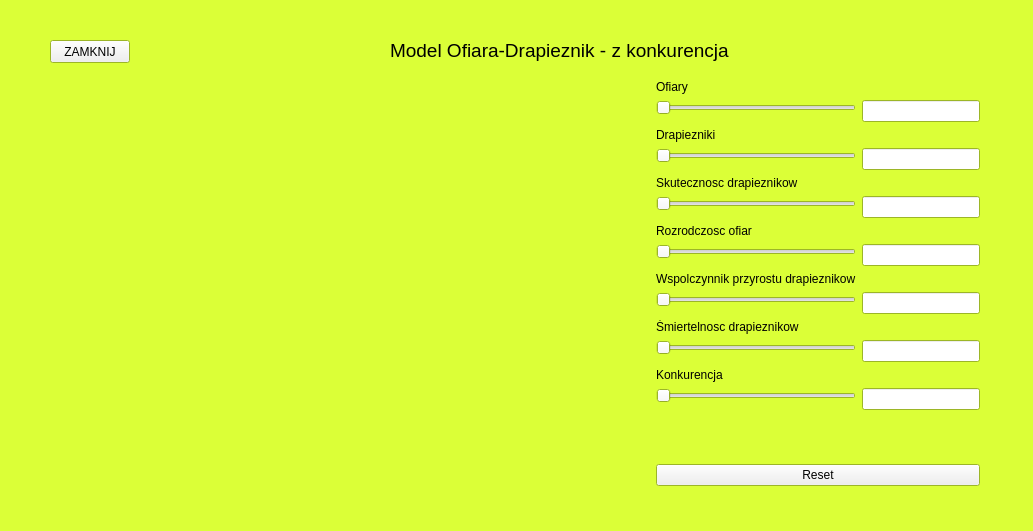
<?xml version="1.0" encoding="UTF-8"?>
<ui version="4.0">
 <class>MainWindowKonk</class>
 <widget class="QMainWindow" name="MainWindowKonk">
  <property name="geometry">
   <rect>
    <x>0</x>
    <y>0</y>
    <width>1033</width>
    <height>531</height>
   </rect>
  </property>
  <property name="minimumSize">
   <size>
    <width>900</width>
    <height>400</height>
   </size>
  </property>
  <property name="maximumSize">
   <size>
    <width>16777215</width>
    <height>600</height>
   </size>
  </property>
  <property name="palette">
   <palette>
    <active>
     <colorrole role="Base">
      <brush brushstyle="SolidPattern">
       <color alpha="255">
        <red>255</red>
        <green>255</green>
        <blue>255</blue>
       </color>
      </brush>
     </colorrole>
     <colorrole role="Window">
      <brush brushstyle="SolidPattern">
       <color alpha="255">
        <red>219</red>
        <green>255</green>
        <blue>55</blue>
       </color>
      </brush>
     </colorrole>
    </active>
    <inactive>
     <colorrole role="Base">
      <brush brushstyle="SolidPattern">
       <color alpha="255">
        <red>255</red>
        <green>255</green>
        <blue>255</blue>
       </color>
      </brush>
     </colorrole>
     <colorrole role="Window">
      <brush brushstyle="SolidPattern">
       <color alpha="255">
        <red>219</red>
        <green>255</green>
        <blue>55</blue>
       </color>
      </brush>
     </colorrole>
    </inactive>
    <disabled>
     <colorrole role="Base">
      <brush brushstyle="SolidPattern">
       <color alpha="255">
        <red>219</red>
        <green>255</green>
        <blue>55</blue>
       </color>
      </brush>
     </colorrole>
     <colorrole role="Window">
      <brush brushstyle="SolidPattern">
       <color alpha="255">
        <red>219</red>
        <green>255</green>
        <blue>55</blue>
       </color>
      </brush>
     </colorrole>
    </disabled>
   </palette>
  </property>
  <property name="windowTitle">
   <string>Symulacja z Konkurencja</string>
  </property>
  <widget class="QWidget" name="centralwidget">
   <widget class="QWidget" name="horizontalLayoutWidget">
    <property name="geometry">
     <rect>
      <x>50</x>
      <y>80</y>
      <width>930</width>
      <height>406</height>
     </rect>
    </property>
    <layout class="QHBoxLayout" name="horizontalLayout" stretch="0,0">
     <item>
      <widget class="QCustomPlot" name="customPlot" native="true">
       <property name="minimumSize">
        <size>
         <width>600</width>
         <height>400</height>
        </size>
       </property>
      </widget>
     </item>
     <item>
      <layout class="QVBoxLayout" name="verticalLayout_2">
       <item>
        <layout class="QFormLayout" name="formLayout">
         <property name="fieldGrowthPolicy">
          <enum>QFormLayout::AllNonFixedFieldsGrow</enum>
         </property>
         <item row="0" column="0">
          <widget class="QLabel" name="label_3">
           <property name="text">
            <string>Ofiary</string>
           </property>
          </widget>
         </item>
         <item row="2" column="0">
          <widget class="QSlider" name="Ofiary">
           <property name="minimumSize">
            <size>
             <width>200</width>
             <height>0</height>
            </size>
           </property>
           <property name="orientation">
            <enum>Qt::Horizontal</enum>
           </property>
          </widget>
         </item>
         <item row="2" column="1">
          <widget class="QLineEdit" name="lOfiary"/>
         </item>
         <item row="3" column="0">
          <widget class="QLabel" name="label_2">
           <property name="text">
            <string>Drapiezniki</string>
           </property>
          </widget>
         </item>
         <item row="4" column="0">
          <widget class="QSlider" name="Drapiezniki">
           <property name="minimumSize">
            <size>
             <width>200</width>
             <height>0</height>
            </size>
           </property>
           <property name="orientation">
            <enum>Qt::Horizontal</enum>
           </property>
          </widget>
         </item>
         <item row="4" column="1">
          <widget class="QLineEdit" name="lDrap"/>
         </item>
         <item row="5" column="0">
          <widget class="QLabel" name="label">
           <property name="text">
            <string>Skutecznosc drapieznikow</string>
           </property>
          </widget>
         </item>
         <item row="6" column="0">
          <widget class="QSlider" name="Skut_drap">
           <property name="minimumSize">
            <size>
             <width>200</width>
             <height>0</height>
            </size>
           </property>
           <property name="orientation">
            <enum>Qt::Horizontal</enum>
           </property>
          </widget>
         </item>
         <item row="6" column="1">
          <widget class="QLineEdit" name="lSkut_drap"/>
         </item>
         <item row="7" column="0">
          <widget class="QLabel" name="label_6">
           <property name="text">
            <string>Rozrodczosc ofiar</string>
           </property>
          </widget>
         </item>
         <item row="8" column="0">
          <widget class="QSlider" name="Rozrod_of">
           <property name="minimumSize">
            <size>
             <width>200</width>
             <height>15</height>
            </size>
           </property>
           <property name="orientation">
            <enum>Qt::Horizontal</enum>
           </property>
          </widget>
         </item>
         <item row="8" column="1">
          <widget class="QLineEdit" name="lRozrod_of"/>
         </item>
         <item row="9" column="0">
          <widget class="QLabel" name="label_4">
           <property name="text">
            <string>Wspolczynnik przyrostu drapieznikow</string>
           </property>
          </widget>
         </item>
         <item row="10" column="0">
          <widget class="QSlider" name="Wsp_przyr_drap">
           <property name="minimumSize">
            <size>
             <width>200</width>
             <height>0</height>
            </size>
           </property>
           <property name="orientation">
            <enum>Qt::Horizontal</enum>
           </property>
          </widget>
         </item>
         <item row="10" column="1">
          <widget class="QLineEdit" name="lWsp_przyr_of"/>
         </item>
         <item row="11" column="0">
          <widget class="QLabel" name="label_5">
           <property name="text">
            <string>Śmiertelnosc drapieznikow</string>
           </property>
          </widget>
         </item>
         <item row="13" column="0">
          <widget class="QSlider" name="Smiert_drap">
           <property name="minimumSize">
            <size>
             <width>200</width>
             <height>0</height>
            </size>
           </property>
           <property name="orientation">
            <enum>Qt::Horizontal</enum>
           </property>
          </widget>
         </item>
         <item row="13" column="1">
          <widget class="QLineEdit" name="lSmier_drap"/>
         </item>
         <item row="14" column="0">
          <widget class="QLabel" name="label_8">
           <property name="text">
            <string>Konkurencja</string>
           </property>
          </widget>
         </item>
         <item row="15" column="0">
          <widget class="QSlider" name="Konkurencja">
           <property name="minimumSize">
            <size>
             <width>200</width>
             <height>0</height>
            </size>
           </property>
           <property name="orientation">
            <enum>Qt::Horizontal</enum>
           </property>
          </widget>
         </item>
         <item row="15" column="1">
          <widget class="QLineEdit" name="lKonkurencja"/>
         </item>
        </layout>
       </item>
       <item>
        <widget class="QPushButton" name="reset">
         <property name="text">
          <string>Reset</string>
         </property>
        </widget>
       </item>
      </layout>
     </item>
    </layout>
   </widget>
   <widget class="QLabel" name="label_7">
    <property name="geometry">
     <rect>
      <x>390</x>
      <y>30</y>
      <width>411</width>
      <height>41</height>
     </rect>
    </property>
    <property name="palette">
     <palette>
      <active>
       <colorrole role="WindowText">
        <brush brushstyle="SolidPattern">
         <color alpha="255">
          <red>0</red>
          <green>0</green>
          <blue>0</blue>
         </color>
        </brush>
       </colorrole>
       <colorrole role="Button">
        <brush brushstyle="SolidPattern">
         <color alpha="255">
          <red>255</red>
          <green>255</green>
          <blue>255</blue>
         </color>
        </brush>
       </colorrole>
       <colorrole role="Light">
        <brush brushstyle="SolidPattern">
         <color alpha="255">
          <red>255</red>
          <green>255</green>
          <blue>255</blue>
         </color>
        </brush>
       </colorrole>
       <colorrole role="Midlight">
        <brush brushstyle="SolidPattern">
         <color alpha="255">
          <red>255</red>
          <green>255</green>
          <blue>255</blue>
         </color>
        </brush>
       </colorrole>
       <colorrole role="Dark">
        <brush brushstyle="SolidPattern">
         <color alpha="255">
          <red>127</red>
          <green>127</green>
          <blue>127</blue>
         </color>
        </brush>
       </colorrole>
       <colorrole role="Mid">
        <brush brushstyle="SolidPattern">
         <color alpha="255">
          <red>170</red>
          <green>170</green>
          <blue>170</blue>
         </color>
        </brush>
       </colorrole>
       <colorrole role="Text">
        <brush brushstyle="SolidPattern">
         <color alpha="255">
          <red>255</red>
          <green>0</green>
          <blue>0</blue>
         </color>
        </brush>
       </colorrole>
       <colorrole role="BrightText">
        <brush brushstyle="SolidPattern">
         <color alpha="255">
          <red>255</red>
          <green>255</green>
          <blue>255</blue>
         </color>
        </brush>
       </colorrole>
       <colorrole role="ButtonText">
        <brush brushstyle="SolidPattern">
         <color alpha="255">
          <red>0</red>
          <green>0</green>
          <blue>0</blue>
         </color>
        </brush>
       </colorrole>
       <colorrole role="Base">
        <brush brushstyle="SolidPattern">
         <color alpha="255">
          <red>255</red>
          <green>255</green>
          <blue>255</blue>
         </color>
        </brush>
       </colorrole>
       <colorrole role="Window">
        <brush brushstyle="SolidPattern">
         <color alpha="255">
          <red>255</red>
          <green>255</green>
          <blue>255</blue>
         </color>
        </brush>
       </colorrole>
       <colorrole role="Shadow">
        <brush brushstyle="SolidPattern">
         <color alpha="255">
          <red>0</red>
          <green>0</green>
          <blue>0</blue>
         </color>
        </brush>
       </colorrole>
       <colorrole role="AlternateBase">
        <brush brushstyle="SolidPattern">
         <color alpha="255">
          <red>255</red>
          <green>255</green>
          <blue>255</blue>
         </color>
        </brush>
       </colorrole>
       <colorrole role="ToolTipBase">
        <brush brushstyle="SolidPattern">
         <color alpha="255">
          <red>255</red>
          <green>255</green>
          <blue>220</blue>
         </color>
        </brush>
       </colorrole>
       <colorrole role="ToolTipText">
        <brush brushstyle="SolidPattern">
         <color alpha="255">
          <red>0</red>
          <green>0</green>
          <blue>0</blue>
         </color>
        </brush>
       </colorrole>
      </active>
      <inactive>
       <colorrole role="WindowText">
        <brush brushstyle="SolidPattern">
         <color alpha="255">
          <red>0</red>
          <green>0</green>
          <blue>0</blue>
         </color>
        </brush>
       </colorrole>
       <colorrole role="Button">
        <brush brushstyle="SolidPattern">
         <color alpha="255">
          <red>255</red>
          <green>255</green>
          <blue>255</blue>
         </color>
        </brush>
       </colorrole>
       <colorrole role="Light">
        <brush brushstyle="SolidPattern">
         <color alpha="255">
          <red>255</red>
          <green>255</green>
          <blue>255</blue>
         </color>
        </brush>
       </colorrole>
       <colorrole role="Midlight">
        <brush brushstyle="SolidPattern">
         <color alpha="255">
          <red>255</red>
          <green>255</green>
          <blue>255</blue>
         </color>
        </brush>
       </colorrole>
       <colorrole role="Dark">
        <brush brushstyle="SolidPattern">
         <color alpha="255">
          <red>127</red>
          <green>127</green>
          <blue>127</blue>
         </color>
        </brush>
       </colorrole>
       <colorrole role="Mid">
        <brush brushstyle="SolidPattern">
         <color alpha="255">
          <red>170</red>
          <green>170</green>
          <blue>170</blue>
         </color>
        </brush>
       </colorrole>
       <colorrole role="Text">
        <brush brushstyle="SolidPattern">
         <color alpha="255">
          <red>255</red>
          <green>0</green>
          <blue>0</blue>
         </color>
        </brush>
       </colorrole>
       <colorrole role="BrightText">
        <brush brushstyle="SolidPattern">
         <color alpha="255">
          <red>255</red>
          <green>255</green>
          <blue>255</blue>
         </color>
        </brush>
       </colorrole>
       <colorrole role="ButtonText">
        <brush brushstyle="SolidPattern">
         <color alpha="255">
          <red>0</red>
          <green>0</green>
          <blue>0</blue>
         </color>
        </brush>
       </colorrole>
       <colorrole role="Base">
        <brush brushstyle="SolidPattern">
         <color alpha="255">
          <red>255</red>
          <green>255</green>
          <blue>255</blue>
         </color>
        </brush>
       </colorrole>
       <colorrole role="Window">
        <brush brushstyle="SolidPattern">
         <color alpha="255">
          <red>255</red>
          <green>255</green>
          <blue>255</blue>
         </color>
        </brush>
       </colorrole>
       <colorrole role="Shadow">
        <brush brushstyle="SolidPattern">
         <color alpha="255">
          <red>0</red>
          <green>0</green>
          <blue>0</blue>
         </color>
        </brush>
       </colorrole>
       <colorrole role="AlternateBase">
        <brush brushstyle="SolidPattern">
         <color alpha="255">
          <red>255</red>
          <green>255</green>
          <blue>255</blue>
         </color>
        </brush>
       </colorrole>
       <colorrole role="ToolTipBase">
        <brush brushstyle="SolidPattern">
         <color alpha="255">
          <red>255</red>
          <green>255</green>
          <blue>220</blue>
         </color>
        </brush>
       </colorrole>
       <colorrole role="ToolTipText">
        <brush brushstyle="SolidPattern">
         <color alpha="255">
          <red>0</red>
          <green>0</green>
          <blue>0</blue>
         </color>
        </brush>
       </colorrole>
      </inactive>
      <disabled>
       <colorrole role="WindowText">
        <brush brushstyle="SolidPattern">
         <color alpha="255">
          <red>127</red>
          <green>127</green>
          <blue>127</blue>
         </color>
        </brush>
       </colorrole>
       <colorrole role="Button">
        <brush brushstyle="SolidPattern">
         <color alpha="255">
          <red>255</red>
          <green>255</green>
          <blue>255</blue>
         </color>
        </brush>
       </colorrole>
       <colorrole role="Light">
        <brush brushstyle="SolidPattern">
         <color alpha="255">
          <red>255</red>
          <green>255</green>
          <blue>255</blue>
         </color>
        </brush>
       </colorrole>
       <colorrole role="Midlight">
        <brush brushstyle="SolidPattern">
         <color alpha="255">
          <red>255</red>
          <green>255</green>
          <blue>255</blue>
         </color>
        </brush>
       </colorrole>
       <colorrole role="Dark">
        <brush brushstyle="SolidPattern">
         <color alpha="255">
          <red>127</red>
          <green>127</green>
          <blue>127</blue>
         </color>
        </brush>
       </colorrole>
       <colorrole role="Mid">
        <brush brushstyle="SolidPattern">
         <color alpha="255">
          <red>170</red>
          <green>170</green>
          <blue>170</blue>
         </color>
        </brush>
       </colorrole>
       <colorrole role="Text">
        <brush brushstyle="SolidPattern">
         <color alpha="255">
          <red>127</red>
          <green>127</green>
          <blue>127</blue>
         </color>
        </brush>
       </colorrole>
       <colorrole role="BrightText">
        <brush brushstyle="SolidPattern">
         <color alpha="255">
          <red>255</red>
          <green>255</green>
          <blue>255</blue>
         </color>
        </brush>
       </colorrole>
       <colorrole role="ButtonText">
        <brush brushstyle="SolidPattern">
         <color alpha="255">
          <red>127</red>
          <green>127</green>
          <blue>127</blue>
         </color>
        </brush>
       </colorrole>
       <colorrole role="Base">
        <brush brushstyle="SolidPattern">
         <color alpha="255">
          <red>255</red>
          <green>255</green>
          <blue>255</blue>
         </color>
        </brush>
       </colorrole>
       <colorrole role="Window">
        <brush brushstyle="SolidPattern">
         <color alpha="255">
          <red>255</red>
          <green>255</green>
          <blue>255</blue>
         </color>
        </brush>
       </colorrole>
       <colorrole role="Shadow">
        <brush brushstyle="SolidPattern">
         <color alpha="255">
          <red>0</red>
          <green>0</green>
          <blue>0</blue>
         </color>
        </brush>
       </colorrole>
       <colorrole role="AlternateBase">
        <brush brushstyle="SolidPattern">
         <color alpha="255">
          <red>255</red>
          <green>255</green>
          <blue>255</blue>
         </color>
        </brush>
       </colorrole>
       <colorrole role="ToolTipBase">
        <brush brushstyle="SolidPattern">
         <color alpha="255">
          <red>255</red>
          <green>255</green>
          <blue>220</blue>
         </color>
        </brush>
       </colorrole>
       <colorrole role="ToolTipText">
        <brush brushstyle="SolidPattern">
         <color alpha="255">
          <red>0</red>
          <green>0</green>
          <blue>0</blue>
         </color>
        </brush>
       </colorrole>
      </disabled>
     </palette>
    </property>
    <property name="font">
     <font>
      <pointsize>14</pointsize>
     </font>
    </property>
    <property name="text">
     <string>Model Ofiara-Drapieznik - z konkurencja</string>
    </property>
   </widget>
   <widget class="QPushButton" name="zamknij">
    <property name="geometry">
     <rect>
      <x>50</x>
      <y>40</y>
      <width>80</width>
      <height>23</height>
     </rect>
    </property>
    <property name="text">
     <string>ZAMKNIJ</string>
    </property>
   </widget>
  </widget>
 </widget>
 <customwidgets>
  <customwidget>
   <class>QCustomPlot</class>
   <extends>QWidget</extends>
   <header>../../qcustomplot.h</header>
   <container>1</container>
  </customwidget>
 </customwidgets>
 <resources/>
 <connections/>
</ui>
